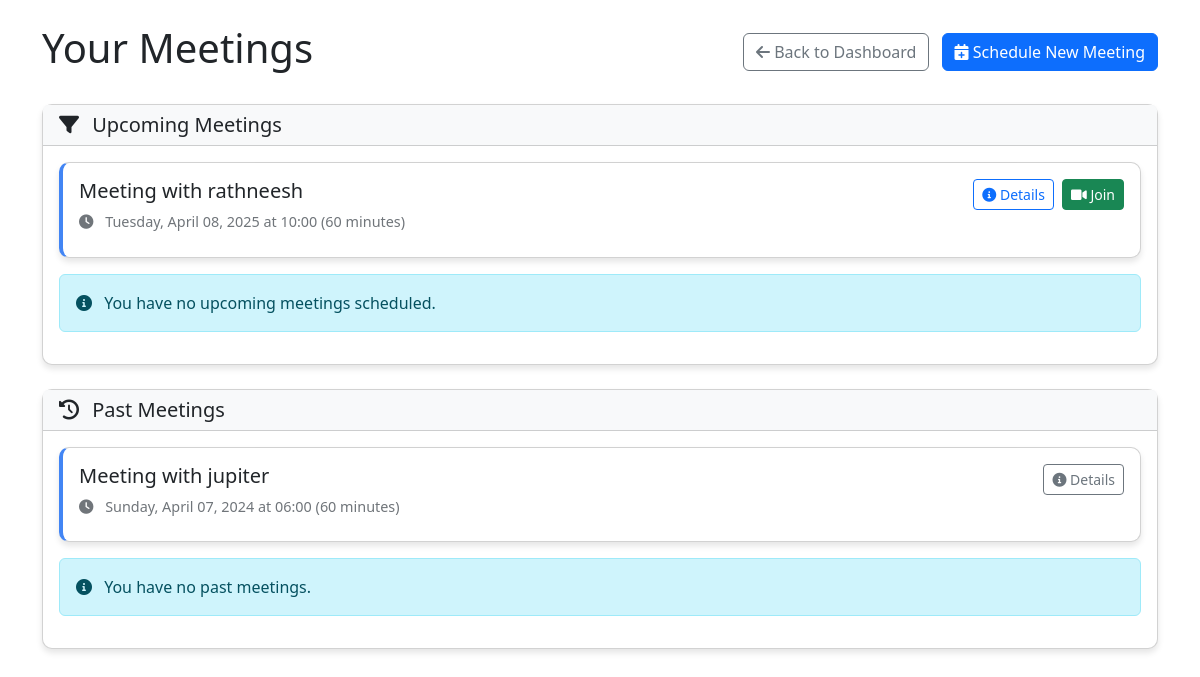
Page /meetings (signed in) on the committed database.
### models.py (models this page shows)
class Meeting(db.Model):
    id = db.Column(db.Integer, primary_key=True)
    title = db.Column(db.String(255), nullable=False)
    date_time = db.Column(db.DateTime, nullable=False)
    duration = db.Column(db.Integer, nullable=False)  # Duration in minutes
    notes = db.Column(db.Text, nullable=True)
    meet_link = db.Column(db.String(255), nullable=True)
    creator_id = db.Column(db.Integer, db.ForeignKey('user.id'), nullable=False)
    creator = db.relationship('User', foreign_keys=[creator_id], backref='created_meetings')
    attendees = db.relationship('User', secondary='meeting_attendees', backref='meetings')

### app.py (the view)
@app.route('/meetings')
@login_required
def user_meetings():
    created_meetings = Meeting.query.filter_by(creator_id=current_user.id).all()
    attending_meetings = Meeting.query.filter(Meeting.attendees.any(id=current_user.id)).all()
    all_meetings = created_meetings + attending_meetings
    all_meetings = sorted(all_meetings, key=lambda x: x.date_time, reverse=True)
    unique_meetings = []
    meeting_ids = set()
    for meeting in all_meetings:
        if meeting.id not in meeting_ids:
            unique_meetings.append(meeting)
            meeting_ids.add(meeting.id)
    now = datetime.datetime.now()
    return render_template('meetings.html', meetings=unique_meetings, now=now)

### app.py (called while the page is built)
@app.context_processor
def inject_now():
    return {'now': datetime.datetime.now()}

@login_manager.user_loader
def load_user(user_id):
    return User.query.get(int(user_id))

### templates/meetings.html (shortened to what this page needs)
<!DOCTYPE html>
<html lang="en">
<head>
  <link rel="stylesheet" href="https://cdn.jsdelivr.net/npm/bootstrap@5.3.0/dist/css/bootstrap.min.css">
  <link rel="stylesheet" href="https://cdnjs.cloudflare.com/ajax/libs/font-awesome/6.0.0/css/all.min.css">
</head>
<body>
  <div class="container mt-4">
    <div class="d-flex justify-content-between align-items-center mb-4">
      <h1>Your Meetings</h1>
      <div>
        <a href="{{ url_for('employee_dashboard' if current_user.role == 'employee' else 'manager_dashboard') }}" class="btn btn-outline-secondary me-2">
          <i class="fas fa-arrow-left"></i> Back to Dashboard
        </a>
        <a href="{{ url_for('meeting_scheduler_page') }}" class="btn btn-primary">
          <i class="fas fa-calendar-plus"></i> Schedule New Meeting
        </a>
      </div>
    </div>
    <div class="card mb-4">
      <div class="card-header bg-light">
        <h5 class="mb-0"><i class="fas fa-filter me-2"></i> Upcoming Meetings</h5>
      </div>
      <div class="card-body">
        {% set has_upcoming = false %}
        {% for meeting in meetings %}
          {% if meeting.date_time > now %}
            {% set has_upcoming = true %}
            <div class="card meeting-card">
              <div class="card-body">
                <div class="d-flex justify-content-between align-items-start">
                  <div>
                    <h5 class="card-title">{{ meeting.title }}</h5>
                    <p class="meeting-date mb-2">
                      <i class="fas fa-clock me-2"></i> {{ meeting.date_time.strftime('%A, %B %d, %Y at %H:%M') }} ({{ meeting.duration }} minutes)
                    </p>
                  </div>
                  <div>
                    <a href="{{ url_for('view_meeting', meeting_id=meeting.id) }}" class="btn btn-sm btn-outline-primary me-1">
                      <i class="fas fa-info-circle"></i> Details
                    </a>
                    {% if meeting.meet_link %}
                      <a href="{{ meeting.meet_link }}" target="_blank" class="btn btn-sm btn-success">
                        <i class="fas fa-video"></i> Join
                      </a>
                    {% endif %}
                  </div>
                </div>
              </div>
            </div>
          {% endif %}
        {% endfor %}
        {% if not has_upcoming %}
          <div class="alert alert-info">
            <i class="fas fa-info-circle me-2"></i> You have no upcoming meetings scheduled.
          </div>
        {% endif %}
      </div>
    </div>
    <div class="card">
      <div class="card-header bg-light">
        <h5 class="mb-0"><i class="fas fa-history me-2"></i> Past Meetings</h5>
      </div>
      <div class="card-body">
        {% set has_past = false %}
        {% for meeting in meetings %}
          {% if meeting.date_time <= now %}
            {% set has_past = true %}
            <div class="card meeting-card">
              <div class="card-body">
                <div class="d-flex justify-content-between align-items-start">
                  <div>
                    <h5 class="card-title">{{ meeting.title }}</h5>
                    <p class="meeting-date mb-2">
                      <i class="fas fa-clock me-2"></i> {{ meeting.date_time.strftime('%A, %B %d, %Y at %H:%M') }} ({{ meeting.duration }} minutes)
                    </p>
                  </div>
                  <div>
                    <a href="{{ url_for('view_meeting', meeting_id=meeting.id) }}" class="btn btn-sm btn-outline-secondary">
                      <i class="fas fa-info-circle"></i> Details
                    </a>
                  </div>
                </div>
              </div>
            </div>
          {% endif %}
        {% endfor %}
        {% if not has_past %}
          <div class="alert alert-info">
            <i class="fas fa-info-circle me-2"></i> You have no past meetings.
          </div>
        {% endif %}
      </div>
    </div>
  </div>
</body>
</html>

### templates/meetings.html (style rules this page uses)
.card { border-radius: 10px; box-shadow: 0 4px 6px rgba(0, 0, 0, 0.1); }
.meeting-card { transition: all 0.2s ease; border-left: 4px solid #4285F4; margin-bottom: 1rem; }
.meeting-date { color: #70757a; font-size: 0.9rem; }

### rows in the picture
Meeting: title "Meeting with rathneesh", date_time "Tuesday, April 08, 2025 at 10:00", duration "60"
Meeting: title "Meeting with jupiter", date_time "Sunday, April 07, 2024 at 06:00", duration "60"
